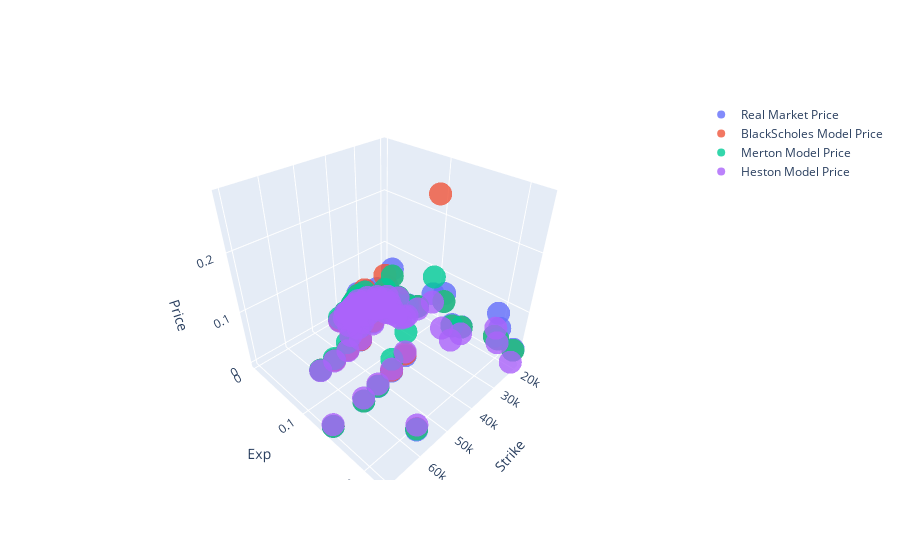

Notebook code for this chart:
### Code cell
from sklearn.metrics import mean_absolute_error

x = BS.df['K']
y = BS.df['_T']
z = BS.df['mid']

x1 = BS.df['K']
y1 = BS.df['_T']
z1 = BS.df['BS_PRICE']

x2 = M.df['K']
y2 = M.df['_T']
z2 = M.df['MERTON_PRICE']

x3 = H.df['K']
y3 = H.df['_T']
z3 = H.df['HESTON_PRICE']






fig = go.Figure(data=[go.Scatter3d(x=x, y=y, z=z , mode='markers', name='Real Market Price', marker=dict(opacity=0.8)),
                      go.Scatter3d(x=x1, y=y1, z=z1, mode='markers', name='BlackScholes Model Price', marker=dict(opacity=0.8)),
                      go.Scatter3d(x=x2, y=y2, z=z2, mode='markers', name='Merton Model Price', marker=dict(opacity=0.8),),
                      go.Scatter3d(x=x3, y=y3, z=z3, mode='markers', name='Heston Model Price', marker=dict(opacity=0.8))])


fig.update_scenes(xaxis_title_text='Strike', yaxis_title_text='Exp', zaxis_title_text='Price') 
fig.show()

#rms_merton = mean_squared_error(z2, z3, squared=False)
